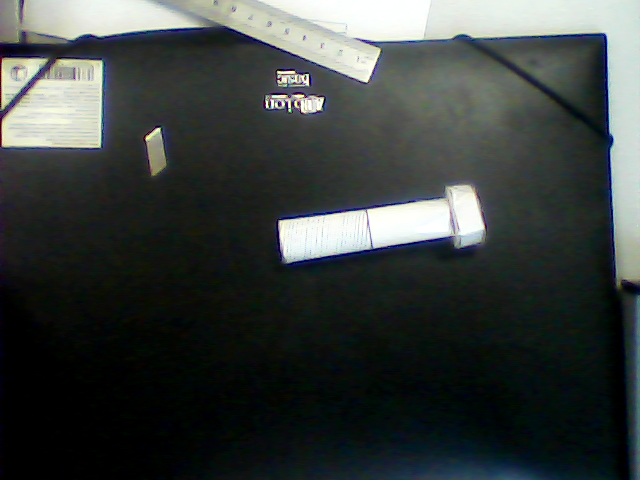
#> input picture lipen/data/screw.png, 640 x 480 px, given in place of the camera
$ python match_shapes_thresh.py   (older library calls are emulated)
#> lines starting #> are read from the running program, lines starting #| are printed output that depends on the picture; after the words box and inside, x2 and y2 are one past the last pixel; in counts of white or black regions, pixels touching at a corner belong together
import cv2
import numpy as np


def nothing(x):
    pass


def mirror_callback(value):
    global mirror
    mirror = bool(value)


def init():
    global cam, mirror
    cam = cv2.VideoCapture(1)
    if cam.isOpened():
        mirror = False
    else:
        cam = cv2.VideoCapture(0)
        if cam.isOpened():
            mirror = True
        else:
            raise ValueError('Failed to open a capture object.')

    cv2.namedWindow('Main')
    cv2.namedWindow('Bars')

    cv2.createTrackbar('sigma', 'Bars', 33, 100, nothing)
    cv2.createTrackbar('threshold_min', 'Bars', 100, 255, nothing)
    cv2.createTrackbar('invert', 'Bars', 0, 1, nothing)
    cv2.createTrackbar('blur_type', 'Bars', 1, 3, nothing)
    cv2.createTrackbar('blur', 'Bars', 2, 10, nothing)
    cv2.createTrackbar('mirror', 'Bars', int(mirror), 1, mirror_callback)

    cv2.moveWindow('Main', 55, 0)
    cv2.moveWindow('Bars', 80, 550)
    cv2.resizeWindow('Bars', 800, 100)

    global base_contour
    base_contour = np.array([[[43, 17]], [[31, 24]], [[27, 33]], [[85, 183]], [[75, 194]], [[84, 217]], [[129, 206]], [[139, 197]], [[136, 180]], [[132, 174]], [[123, 175]], [[118, 169]], [[61, 20]], [[56, 16]]])


def main():
    init()

    while True:
        # Read frame
        _, image = cam.read()
#> image is the input picture: shape (480, 640, 3); mean B, G, R 62.4, 64, 58.6

        # Mirror
        if mirror:
            image = cv2.flip(image, flipCode=1)

        # Blur
        blur = 1 + 2 * cv2.getTrackbarPos('blur', 'Bars')
        blur_type = cv2.getTrackbarPos('blur_type', 'Bars')
        if blur_type == 0:
            blurred = cv2.GaussianBlur(image, (blur, blur), 0)
        elif blur_type == 1:
            blurred = cv2.medianBlur(image, blur)
        elif blur_type == 2:
            blurred = cv2.blur(image, (blur, blur))
        elif blur_type == 3:
            blurred = cv2.bilateralFilter(image, 9, blur, blur)
        else:
            raise ValueError("Unsupported blur type")

        # Grayscale
        gray = cv2.cvtColor(blurred, cv2.COLOR_BGR2GRAY)
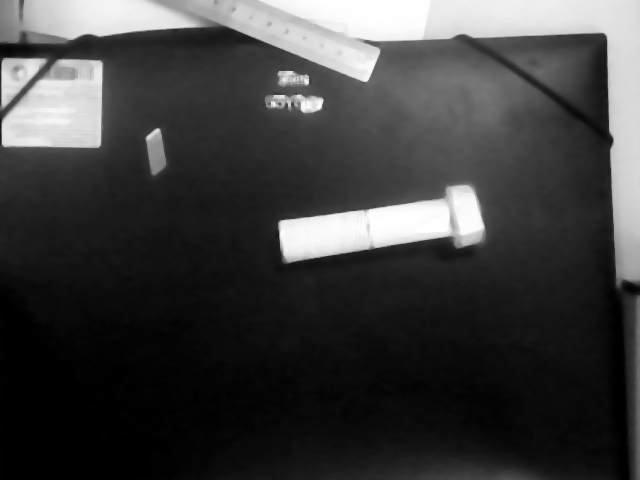
#> gray: shape (480, 640); min 0, max 255, mean 62.4

        # Invert
        if cv2.getTrackbarPos('invert', 'Bars'):
            gray = cv2.bitwise_not(gray)

        # Threshold
        threshold_min = cv2.getTrackbarPos('threshold_min', 'Bars')
        _, thresh = cv2.threshold(gray, threshold_min, 255, cv2.THRESH_BINARY)
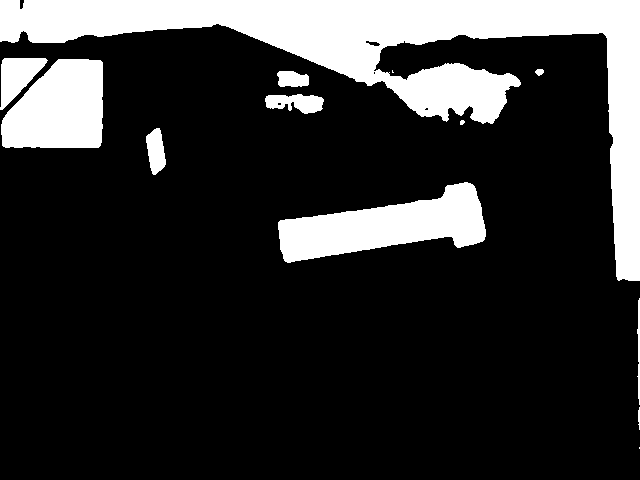
#> thresh: shape (480, 640); 19.1% white; 13 white regions (2 under 20 px)

        # Find contours
        _, contours, hierarchy = cv2.findContours(thresh.copy(), cv2.RETR_EXTERNAL, cv2.CHAIN_APPROX_SIMPLE)
#> contours = 13 contours, 4 with area under 20; largest, box (x1, y1, x2, y2) and area: (0, 0, 640, 281) 37753, (278, 182, 486, 263) 8733, (1, 59, 103, 148) 7104, (0, 58, 48, 110) 1282, (265, 94, 324, 114) 734

        best = None
        draw_contours = []  # (ret, contour)

        for contour in contours:
            if cv2.contourArea(contour) < 300:
                continue

            ret = cv2.matchShapes(contour, base_contour, 1, 0)
            if best is None or ret < best[0]:
                best = (ret, contour)

            draw_contours.append((ret, contour))
#> this loop made 13 passes
#> ret on passes 4, 5, 7, 8, 11, 12, 13: 0.559, 2.18, 1.12, 2.72, 3, 3.14, 604.4
#> contour on passes 1, 9: [[639, 447], [639, 448]], [[392, 70], [392, 72], [393, 72], [392, 71]]
#> after the loop, best = 2 items, first 2: 0.559, contour of 178 points, box (x1, y1, x2, y2) (278, 182, 486, 263), area 8733; draw_contours = 7 items

        for ret, contour in draw_contours:
            M = cv2.moments(contour)
            text_pos = (int(M['m10'] / M['m00']),
                        int(M['m01'] / M['m00'])) if M['m00'] else (50, 50)

            mask = np.zeros(gray.shape, np.uint8)
            cv2.drawContours(mask, [contour], -1, 255, -1)
            color = cv2.mean(image, mask)

            if contour is best[1]:
                text = 'Screw'
                cv2.drawContours(image, [contour], -1, color, 2)
                cv2.putText(image, text, text_pos,
                            cv2.FONT_HERSHEY_SIMPLEX, fontScale=0.8,
                            color=(0, 0, 0), thickness=4)
                cv2.putText(image, text, text_pos,
                            cv2.FONT_HERSHEY_SIMPLEX, fontScale=0.8,
                            color=(224, 255, 224), thickness=2)
            else:
                text = '{:.3f}'.format(ret)
                cv2.drawContours(image, [contour], -1, color, 2)
                cv2.putText(image, text, text_pos,
                            cv2.FONT_HERSHEY_SIMPLEX, fontScale=0.8,
                            color=(0, 0, 0), thickness=4)
                cv2.putText(image, text, text_pos,
                            cv2.FONT_HERSHEY_SIMPLEX, fontScale=0.8,
                            color=(255, 255, 255), thickness=2)
#> this loop made 7 passes
#> (ret, text_pos, color, text) on passes 1 to 7: (0.559, (385, 225), (228, 231.1, 226, 0), 'Screw'), (2.18, (155, 150), (123.1, 151.9, 153.3, 0), '2.183'), (1.12, (295, 102), (177.3, 187.3, 191.4, 0), '1.122'), (2.72, (291, 78), (164.9, 178.5, 179.4, 0), '2.716'), (3, (58, 108), (197, 215.3, 212.7, 0), '3.002'), (3.14, (17, 75), (172.9, 199.8, 197.1, 0), '3.144'), (604.4, (395, 54), (191.8, 200.3, 193.1, 0), '604.397')
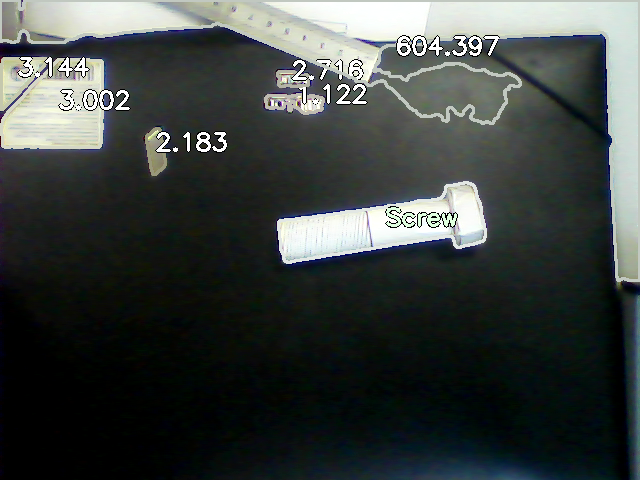
#> image: shape (480, 640, 3); 5.29% of pixels changed, all inside (x1, y1, x2, y2) = (0, 0, 640, 282)
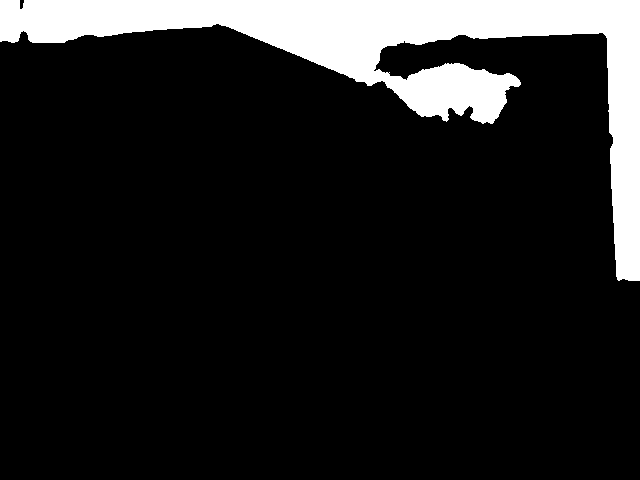
#> mask: shape (480, 640); 12.7% white; 1 white region, box (x1, y1, x2, y2) and area: (0, 0, 640, 281) 38871

        thresh_bgr = cv2.cvtColor(thresh, cv2.COLOR_GRAY2BGR)
#> thresh_bgr: shape (480, 640, 3); 19.1% white; 13 white regions (2 under 20 px), largest, box (x1, y1, x2, y2) and area: (0, 0, 640, 281) 38825, (278, 182, 486, 263) 8983, (1, 59, 103, 148) 7261
        cv2.imshow("Main", np.hstack((image, thresh_bgr)))
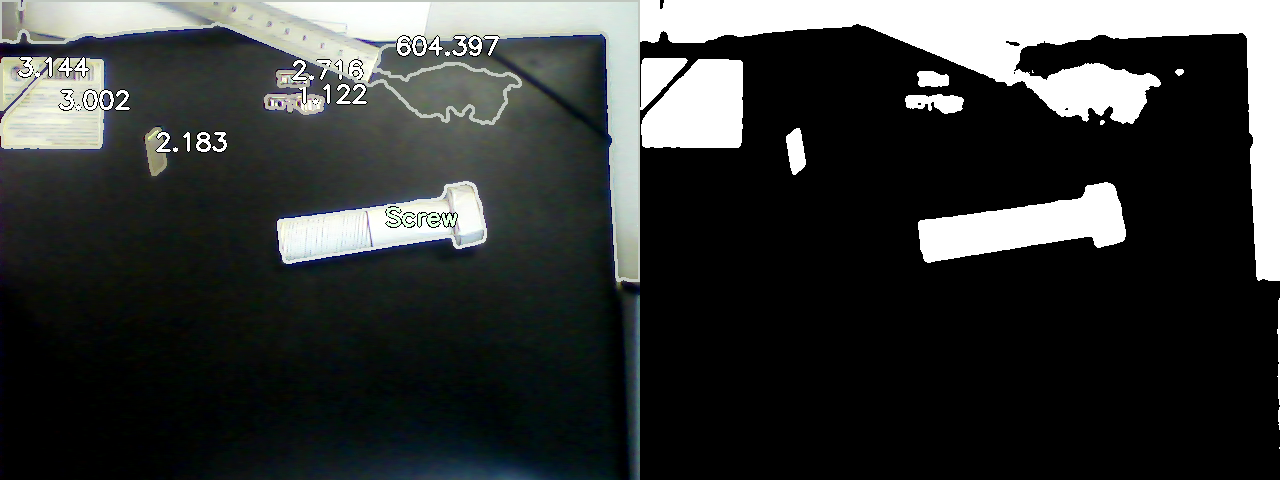
#> window 'Main': shape (480, 1280, 3); mean B, G, R 56.5, 57.6, 54.9

        if cv2.waitKey(1) == 27:
#> (key Esc is pressed here)
            break

    cv2.destroyAllWindows()
    cam.release()

if __name__ == '__main__':
    main()
